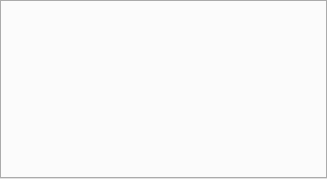
<?xml version="1.0" encoding="UTF-8"?>
<ui version="4.0">
 <class>QCTabWidget</class>
 <widget class="QTabWidget" name="QCTabWidget">
  <property name="geometry">
   <rect>
    <x>0</x>
    <y>0</y>
    <width>327</width>
    <height>179</height>
   </rect>
  </property>
  <property name="windowTitle">
   <string>TabWidget</string>
  </property>
  <property name="currentIndex">
   <number>-1</number>
  </property>
 </widget>
 <resources/>
 <connections/>
</ui>
